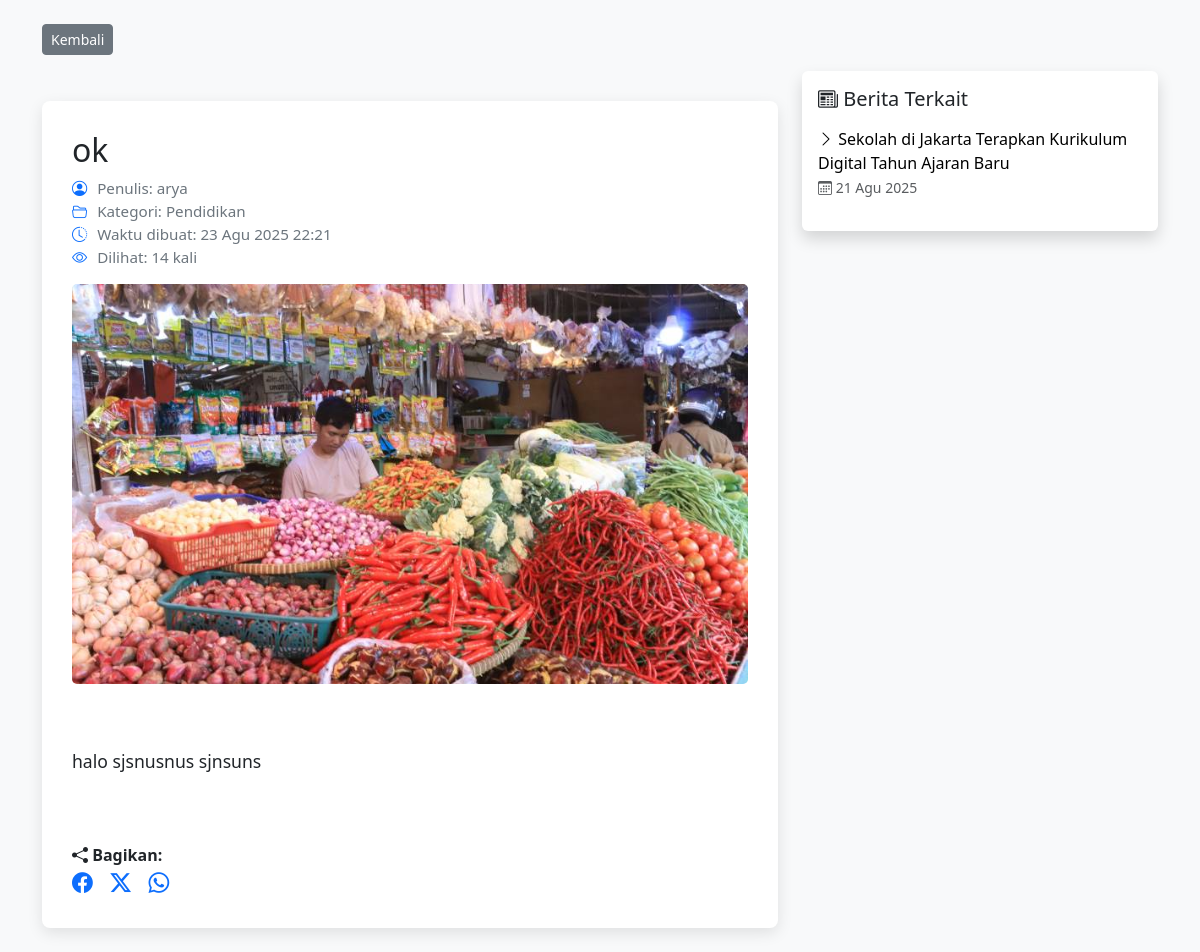
Page /news/5/ on the committed database.
### news/models.py (models this page shows, shortened)
class Article(models.Model):
    title = models.CharField(max_length=200)
    content = models.TextField()
    author = models.CharField(max_length=100)
    kegiatan = models.ForeignKey(Kegiatan, on_delete=models.CASCADE, null=True, blank=True)
    created_at = models.DateTimeField(auto_now_add=True)
    views = models.IntegerField(default=0)
    image = models.ImageField(upload_to='articles/', null=True, blank=True)
    category = models.ForeignKey(Category, on_delete=models.SET_NULL, null=True, blank=True)

class Category(models.Model):
    name = models.CharField(max_length=50)
    def __str__(self):
        return self.name

### news/views.py (the view)
# urls.py: path('<int:pk>/', views.article_detail, name='article_detail'),
def article_detail(request, pk):
    article = get_object_or_404(Article, pk=pk)
    article.views += 1
    article.save(update_fields=['views'])
    if article.category:
        related_articles = Article.objects.filter(
            category=article.category
        ).exclude(pk=article.pk)[:5]
    else:
        related_articles = Article.objects.exclude(pk=article.pk).order_by('-created_at')[:5]
    return render(request, 'news/article_detail.html', {
        'article': article,
        'related_articles': related_articles,
    })

### news/templates/news/article_detail.html (shortened to what this page needs)
{% load static %}
<!DOCTYPE html>
<html lang="en">
<head>
  <link href="https://cdn.jsdelivr.net/npm/bootstrap@5.3.2/dist/css/bootstrap.min.css" rel="stylesheet">
  <link href="https://cdn.jsdelivr.net/npm/bootstrap-icons@1.11.1/font/bootstrap-icons.css" rel="stylesheet">
</head>
<body>
  <div class="container mt-4">
    <div class="mb-3">
      <a href="{% url 'new_list' %}" class="btn btn-secondary btn-sm">
        Kembali
      </a>
    </div>
    <div class="row">
      <div class="col-lg-8 mb-4">
        <div class="news-detail">
          <h2>{{ article.title }}</h2>
          <p class="news-meta">
            <i class="bi bi-person-circle"></i> Penulis: {{ article.author }} <br>
            <i class="bi bi-folder2-open"></i> Kategori: {{ article.category }} <br>
            <i class="bi bi-clock-history"></i> Waktu dibuat: {{ article.created_at|date:"d M Y H:i" }} <br>
            <i class="bi bi-eye"></i> Dilihat: {{ article.views }} kali
          </p>
          {% if article.image %}
            <img src="{{ article.image.url }}" alt="{{ article.title }}">
          {% endif %}
          <div class="news-content">
            {{ article.content|linebreaks }}
          </div>
          <div class="mt-4 share-buttons">
            <strong><i class="bi bi-share-fill"></i> Bagikan:</strong><br>
            <a href="https://www.facebook.com/sharer/sharer.php?u={{ request.build_absolute_uri }}" target="_blank" title="Bagikan ke Facebook">
              <i class="bi bi-facebook"></i>
            </a>
            <a href="https://twitter.com/intent/tweet?url={{ request.build_absolute_uri }}" target="_blank" title="Bagikan ke Twitter">
              <i class="bi bi-twitter-x"></i>
            </a>
            <a href="https://wa.me/?text={{ request.build_absolute_uri }}" target="_blank" title="Bagikan ke WhatsApp">
              <i class="bi bi-whatsapp"></i>
            </a>
          </div>
        </div>
      </div>
      <div class="col-lg-4 mb-4">
        <div class="related-news p-3 bg-white rounded shadow">
          <h5><i class="bi bi-newspaper"></i> Berita Terkait</h5>
          <ul class="list-unstyled mt-3">
            {% for related in related_articles %}
              <li class="mb-2">
                <a href="{% url 'article_detail' related.pk %}">
                  <i class="bi bi-chevron-right"></i> {{ related.title }}
                </a>
                <br>
                <small class="text-muted"><i class="bi bi-calendar3"></i> {{ related.created_at|date:"d M Y" }}</small>
              </li>
            {% empty %}
              <li><i class="bi bi-info-circle"></i> Tidak ada berita terkait.</li>
            {% endfor %}
          </ul>
        </div>
      </div>
    </div>
  </div>
</body>
</html>

### news/templates/news/article_detail.html (style rules this page uses)
body { background-color: #f8f9fa; }
.news-detail { background: #fff; padding: 30px; border-radius: 8px; box-shadow: 0 5px 15px rgba(0,0,0,0.1); margin-top: 30px; }
.news-detail img { width: 100%; max-height: 400px; object-fit: cover; border-radius: 5px; margin-bottom: 20px; }
.news-meta { font-size: 0.95rem; color: #6c757d; margin-bottom: 15px; }
.news-meta i { color: #0d6efd; margin-right: 6px; }
.news-content { font-size: 1.1rem; line-height: 1.6; margin-top: 15px; white-space: pre-line; }
.related-news a { text-decoration: none; color: #000; transition: color 0.2s; }
.share-buttons a { margin-right: 12px; text-decoration: none; font-size: 1.3rem; color: #0d6efd; transition: color 0.2s; }

### rows in the picture
Article: title "ok", author "arya", category "Pendidikan", created_at "23 Agu 2025 22:21", views "14", image (picture), content "halo sjsnusnus sjnsuns"
Article: title "Sekolah di Jakarta Terapkan Kurikulum Digital Tahun Ajaran Baru", created_at "21 Agu 2025"
